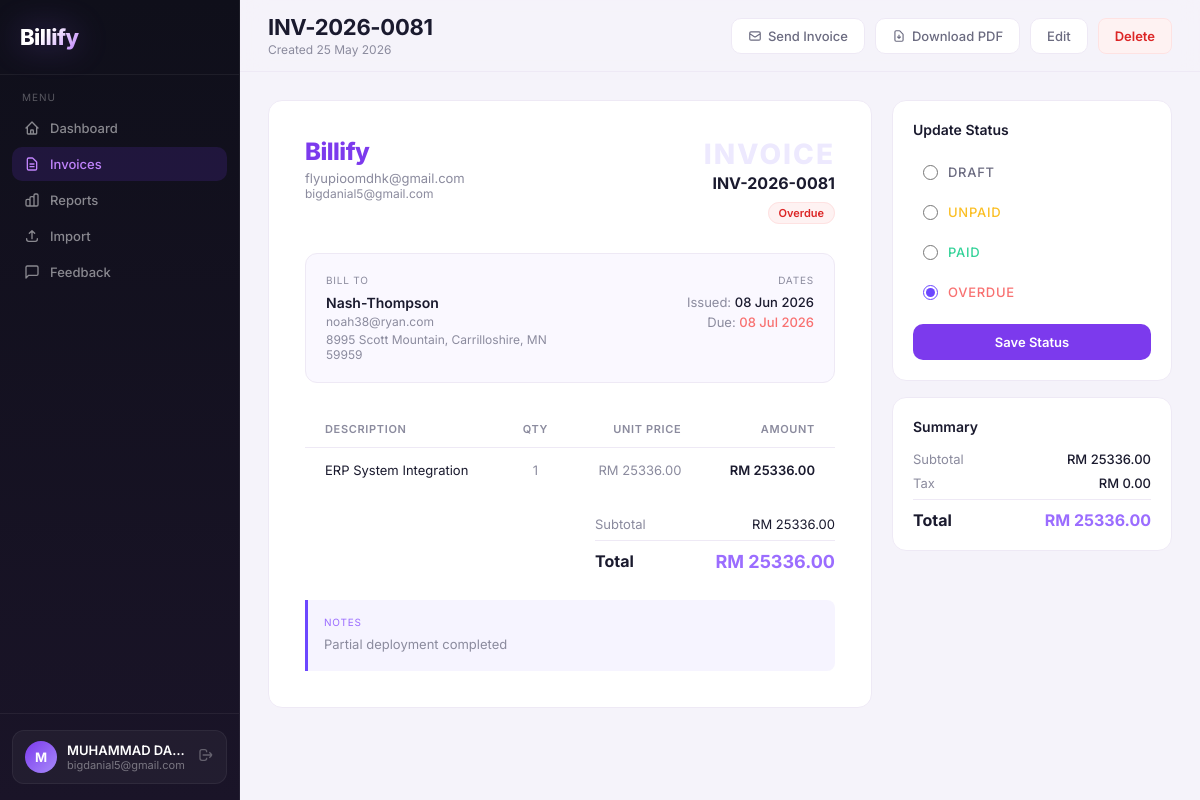
/invoices/81 (signed in), run on an earlier commit of the app's database.
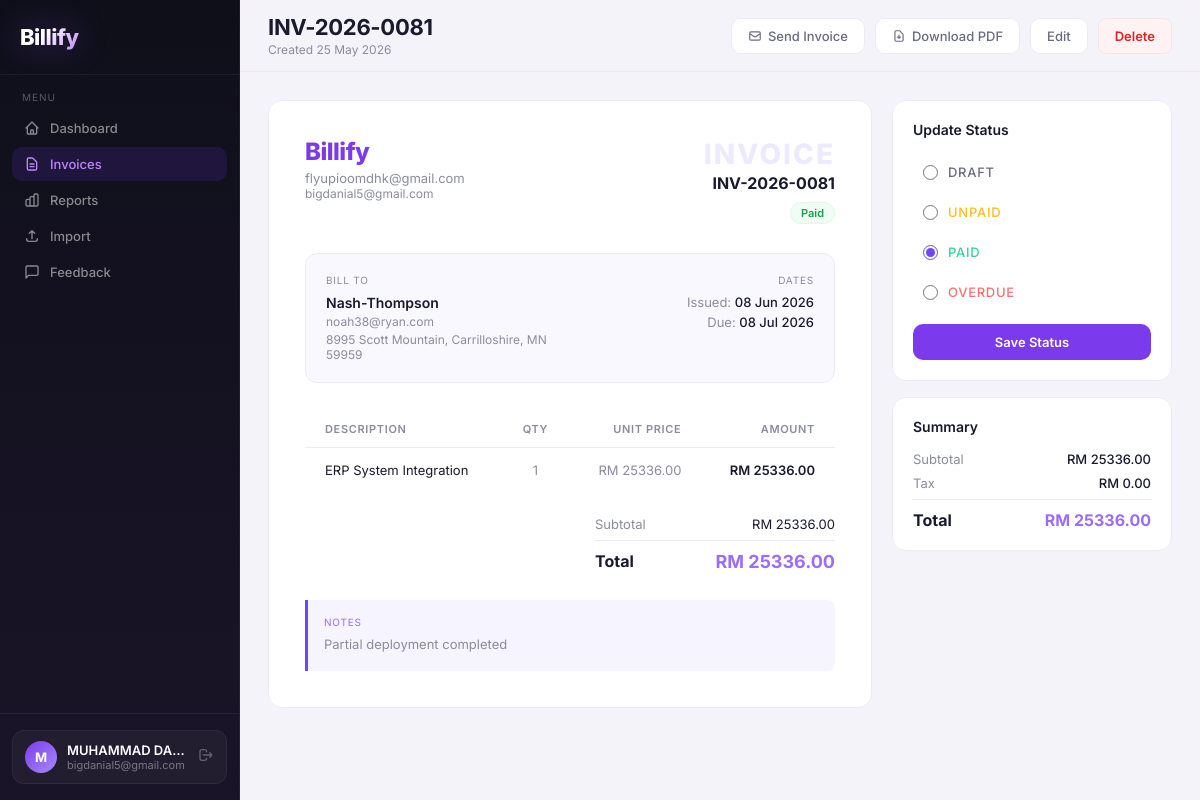
And on a later commit of the database.
### app.py (models this page shows)
class User(UserMixin, db.Model):
    id = db.Column(db.Integer, primary_key=True)
    name = db.Column(db.String(100), nullable=False)
    email = db.Column(db.String(120), unique=True, nullable=False)
    password = db.Column(db.String(200), nullable=False)
    company = db.Column(db.String(100))
    is_admin = db.Column(db.Boolean, default=False)
    is_active_account = db.Column(db.Boolean, default=True)
    created_at = db.Column(db.DateTime, default=datetime.utcnow)
    invoices = db.relationship('Invoice', backref='owner', lazy=True)

class Invoice(db.Model):
    id = db.Column(db.Integer, primary_key=True)
    invoice_number = db.Column(db.String(20), unique=True, nullable=False)
    client_name = db.Column(db.String(100), nullable=False)
    client_email = db.Column(db.String(120))
    client_address = db.Column(db.Text)
    issue_date = db.Column(db.Date, nullable=False, default=date.today)
    due_date = db.Column(db.Date, nullable=False)
    status = db.Column(db.String(20), default='Draft')
    subtotal = db.Column(db.Float, default=0.0)
    tax_percent = db.Column(db.Float, default=0.0)
    tax_amount = db.Column(db.Float, default=0.0)
    total = db.Column(db.Float, default=0.0)
    notes = db.Column(db.Text)
    user_id = db.Column(db.Integer, db.ForeignKey('user.id'), nullable=False)
    created_at = db.Column(db.DateTime, default=datetime.utcnow)
    items = db.relationship('InvoiceItem', backref='invoice', lazy=True, cascade='all, delete-orphan')

class InvoiceItem(db.Model):
    id = db.Column(db.Integer, primary_key=True)
    invoice_id = db.Column(db.Integer, db.ForeignKey('invoice.id'), nullable=False)
    description = db.Column(db.String(200), nullable=False)
    quantity = db.Column(db.Float, default=1)
    unit_price = db.Column(db.Float, default=0.0)
    amount = db.Column(db.Float, default=0.0)

### app.py (the view)
@app.route('/invoices/<int:id>')
@login_required
def view_invoice(id):
    update_overdue_invoices()
    inv = Invoice.query.filter_by(id=id, user_id=current_user.id).first_or_404()
    return render_template('invoice_view.html', invoice=inv)

### templates/invoice_view.html (shortened to what this page needs)
{% extends 'base.html' %}
{% block page_title %}{{ invoice.invoice_number }}{% endblock %}
{% block page_subtitle %}Created {{ invoice.created_at.strftime('%d %b %Y') }}{% endblock %}
{% block header_actions %}
<form method="POST" action="{{ url_for('send_invoice', id=invoice.id) }}" style="display:inline;">
  <button type="submit" onclick="return confirm('Send invoice to {{ invoice.client_email or 'client' }}?')" class="btn-secondary">
    <svg width="14" height="14" fill="none" stroke="currentColor" stroke-width="2" viewBox="0 0 24 24"><path d="M3 8l7.89 5.26a2 2 0 002.22 0L21 8M5 19h14a2 2 0 002-2V7a2 2 0 00-2-2H5a2 2 0 00-2 2v10a2 2 0 002 2z"/></svg>
    Send Invoice
  </button>
</form>
<a href="{{ url_for('download_pdf', id=invoice.id) }}" class="btn-secondary">
  <svg width="14" height="14" fill="none" stroke="currentColor" stroke-width="2" viewBox="0 0 24 24"><path d="M12 10v6m0 0l-3-3m3 3l3-3m2 8H7a2 2 0 01-2-2V5a2 2 0 012-2h5.586a1 1 0 01.707.293l5.414 5.414a1 1 0 01.293.707V19a2 2 0 01-2 2z"/></svg>
  Download PDF
</a>
<a href="{{ url_for('edit_invoice', id=invoice.id) }}" class="btn-secondary">Edit</a>
<form method="POST" action="{{ url_for('delete_invoice', id=invoice.id) }}" style="display:inline;" onsubmit="return confirm('Delete this invoice? This cannot be undone.')">
  <button type="submit" class="btn-danger" style="padding:9px 16px;font-size:13px;">Delete</button>
</form>
{% endblock %}
{% block content %}
<div style="display:grid;grid-template-columns:1fr 280px;gap:20px;" class="fade-up fade-up-1">
  <div class="card" style="padding:36px;">
    <div style="display:flex;justify-content:space-between;align-items:start;margin-bottom:32px;">
      <div>
        <span style="font-size:24px;font-weight:800;letter-spacing:-0.5px;color:#7c3aed;">Billify</span>
        <div style="font-size:13px;color:var(--muted);margin-top:4px;">{{ current_user.company or current_user.name }}</div>
        <div style="font-size:12px;color:var(--muted);">{{ current_user.email }}</div>
      </div>
      <div style="text-align:right;">
        <div style="font-size:28px;font-weight:800;color:#ede9fe;letter-spacing:2px;">INVOICE</div>
        <div style="font-size:16px;font-weight:700;color:var(--text);margin-top:2px;">{{ invoice.invoice_number }}</div>
        <div style="margin-top:8px;">
          {% if invoice.status == 'Paid' %}<span class="badge-paid">Paid</span>
          {% elif invoice.status == 'Overdue' %}<span class="badge-overdue">Overdue</span>
          {% elif invoice.status == 'Unpaid' %}<span class="badge-unpaid">Unpaid</span>
          {% else %}<span class="badge-draft">Draft</span>{% endif %}
        </div>
      </div>
    </div>
    <div style="display:grid;grid-template-columns:1fr 1fr;gap:20px;padding:20px;background:#faf8ff;border:1px solid var(--border);border-radius:12px;margin-bottom:28px;">
      <div>
        <div style="font-size:10px;color:var(--muted);text-transform:uppercase;letter-spacing:0.08em;margin-bottom:8px;">Bill To</div>
        <div style="font-weight:600;color:var(--text);font-size:14px;">{{ invoice.client_name }}</div>
        {% if invoice.client_email %}<div style="font-size:12px;color:var(--muted);margin-top:3px;">{{ invoice.client_email }}</div>{% endif %}
        {% if invoice.client_address %}<div style="font-size:12px;color:var(--muted);margin-top:3px;white-space:pre-line;">{{ invoice.client_address }}</div>{% endif %}
      </div>
      <div style="text-align:right;">
        <div style="font-size:10px;color:var(--muted);text-transform:uppercase;letter-spacing:0.08em;margin-bottom:8px;">Dates</div>
        <div style="font-size:13px;color:var(--muted);margin-bottom:4px;">Issued: <span style="color:var(--text);font-weight:500;">{{ invoice.issue_date.strftime('%d %b %Y') }}</span></div>
        <div style="font-size:13px;color:var(--muted);">Due: <span style="font-weight:500;{% if invoice.status == 'Overdue' %}color:#f87171;{% else %}color:var(--text);{% endif %}">{{ invoice.due_date.strftime('%d %b %Y') }}</span></div>
      </div>
    </div>
    <table style="margin-bottom:24px;">
      <thead>
        <tr>
          <th>Description</th>
          <th style="text-align:center;">Qty</th>
          <th style="text-align:right;">Unit Price</th>
          <th style="text-align:right;">Amount</th>
        </tr>
      </thead>
      <tbody>
        {% for item in invoice.items %}
        <tr>
          <td>{{ item.description }}</td>
          <td style="text-align:center;color:var(--muted);">{{ item.quantity|int if item.quantity == item.quantity|int else item.quantity }}</td>
          <td style="text-align:right;color:var(--muted);">RM {{ "%.2f"|format(item.unit_price) }}</td>
          <td style="text-align:right;font-weight:600;color:var(--text);">RM {{ "%.2f"|format(item.amount) }}</td>
        </tr>
        {% endfor %}
      </tbody>
    </table>
    <div style="display:flex;justify-content:flex-end;">
      <div style="width:240px;">
        <div style="display:flex;justify-content:space-between;font-size:13px;margin-bottom:8px;">
          <span style="color:var(--muted);">Subtotal</span>
          <span style="color:var(--text);">RM {{ "%.2f"|format(invoice.subtotal) }}</span>
        </div>
        <div style="display:flex;justify-content:space-between;border-top:1px solid var(--border);padding-top:10px;margin-top:4px;">
          <span style="font-weight:700;color:var(--text);">Total</span>
          <span style="font-weight:700;font-size:18px;color:#9b6dff;">RM {{ "%.2f"|format(invoice.total) }}</span>
        </div>
      </div>
    </div>
    {% if invoice.notes %}
    <div style="margin-top:28px;padding:16px;background:rgba(108,71,255,0.06);border-left:3px solid #6c47ff;border-radius:0 8px 8px 0;">
      <div style="font-size:10px;color:#9b6dff;text-transform:uppercase;letter-spacing:0.08em;margin-bottom:6px;">Notes</div>
      <div style="font-size:13px;color:var(--muted);white-space:pre-line;line-height:1.6;">{{ invoice.notes }}</div>
    </div>
    {% endif %}
  </div>
  <div style="display:flex;flex-direction:column;gap:16px;">
    <div class="card" style="padding:20px;">
      <div style="font-size:14px;font-weight:600;color:var(--text);margin-bottom:16px;">Update Status</div>
      <form method="POST" action="{{ url_for('update_status', id=invoice.id) }}">
        {% for s in ['Draft','Unpaid','Paid','Overdue'] %}
        <label style="display:flex;align-items:center;gap:10px;padding:10px;border-radius:8px;cursor:pointer;margin-bottom:4px;transition:background 0.15s;" onmouseover="this.style.background='rgba(0,0,0,0.02)'" onmouseout="this.style.background='transparent'">
          <input type="radio" name="status" value="{{ s }}" {% if invoice.status == s %}checked{% endif %} style="accent-color:#6c47ff;width:15px;height:15px;"/>
          <span style="font-size:13px;font-weight:500;
            {% if s == 'Paid' %}color:#34d399;
            {% elif s == 'Overdue' %}color:#f87171;
            {% elif s == 'Unpaid' %}color:#fbbf24;
            {% else %}color:var(--muted-light);{% endif %}">{{ s }}</span>
        </label>
        {% endfor %}
        <button type="submit" class="btn-primary" style="width:100%;margin-top:10px;justify-content:center;">Save Status</button>
      </form>
    </div>
    <div class="card" style="padding:20px;">
      <div style="font-size:14px;font-weight:600;color:var(--text);margin-bottom:16px;">Summary</div>
      <div style="display:flex;justify-content:space-between;font-size:13px;margin-bottom:8px;">
        <span style="color:var(--muted);">Subtotal</span>
        <span style="color:var(--text);font-weight:500;">RM {{ "%.2f"|format(invoice.subtotal) }}</span>
      </div>
      <div style="display:flex;justify-content:space-between;font-size:13px;margin-bottom:8px;">
        <span style="color:var(--muted);">Tax</span>
        <span style="color:var(--text);font-weight:500;">RM {{ "%.2f"|format(invoice.tax_amount) }}</span>
      </div>
      <div style="display:flex;justify-content:space-between;border-top:1px solid var(--border);padding-top:10px;margin-top:4px;">
        <span style="font-weight:700;color:var(--text);">Total</span>
        <span style="font-weight:700;font-size:16px;color:#9b6dff;">RM {{ "%.2f"|format(invoice.total) }}</span>
      </div>
    </div>
  </div>
</div>
{% endblock %}

### templates/base.html (shortened to what this page needs)
<!DOCTYPE html>
<html lang="en">
<head>
</head>
<body>
{% if current_user.is_authenticated %}
<aside style="width:240px;background:linear-gradient(180deg,#0f0f1a,#1a1428);border-right:1px solid rgba(255,255,255,0.06);position:fixed;height:100vh;display:flex;flex-direction:column;z-index:20;">
  <div style="padding:24px 20px;border-bottom:1px solid rgba(255,255,255,0.06);">
    <a href="{{ url_for('dashboard') }}" style="text-decoration:none;">
      <span style="font-size:22px;font-weight:800;letter-spacing:-0.5px;background:linear-gradient(135deg,#fff 40%,#c084fc);-webkit-background-clip:text;-webkit-text-fill-color:transparent;background-clip:text;filter:drop-shadow(0 0 16px rgba(139,92,246,0.4));">Billify</span>
    </a>
  </div>
  <nav style="flex:1;padding:16px 12px;overflow-y:auto;">
    <div style="font-size:10px;color:rgba(255,255,255,0.3);text-transform:uppercase;letter-spacing:.1em;padding:0 10px;margin-bottom:8px;">Menu</div>
    {% for route, label, endpoints, icon in nav_items %}
    <a href="{{ url_for(route) }}" style="display:flex;align-items:center;gap:10px;padding:9px 12px;border-radius:10px;text-decoration:none;font-size:13px;font-weight:500;margin-bottom:2px;transition:all .15s;{% if request.endpoint in endpoints.split(',') %}background:rgba(124,58,237,0.15);color:#c084fc;{% else %}color:rgba(255,255,255,0.5);{% endif %}">
      <svg width="16" height="16" fill="none" stroke="currentColor" stroke-width="2" stroke-linecap="round" stroke-linejoin="round" viewBox="0 0 24 24"><path d="{{ icon }}"/></svg>
      {{ label }}
    </a>
    {% endfor %}
  </nav>
  <div style="padding:16px 12px;border-top:1px solid rgba(255,255,255,0.06);">
    <div style="display:flex;align-items:center;gap:10px;padding:10px 12px;background:rgba(255,255,255,0.04);border-radius:12px;border:1px solid rgba(255,255,255,0.06);">
      <div style="width:32px;height:32px;border-radius:50%;background:linear-gradient(135deg,#7c3aed,#a78bfa);display:flex;align-items:center;justify-content:center;font-weight:700;font-size:13px;color:white;flex-shrink:0;">{{ current_user.name[0].upper() }}</div>
      <div style="flex:1;min-width:0;">
        <div style="font-size:13px;font-weight:600;color:white;overflow:hidden;text-overflow:ellipsis;white-space:nowrap;">{{ current_user.name }}</div>
        <div style="font-size:11px;color:rgba(255,255,255,0.4);overflow:hidden;text-overflow:ellipsis;white-space:nowrap;">{{ current_user.email }}</div>
      </div>
      <a href="{{ url_for('logout') }}" title="Logout" style="color:rgba(255,255,255,0.3);transition:color .2s;" onmouseover="this.style.color='#f87171'" onmouseout="this.style.color='rgba(255,255,255,0.3)'">
        <svg width="16" height="16" fill="none" stroke="currentColor" stroke-width="2" viewBox="0 0 24 24"><path d="M17 16l4-4m0 0l-4-4m4 4H7m6 4v1a3 3 0 01-3 3H6a3 3 0 01-3-3V7a3 3 0 013-3h4a3 3 0 013 3v1"/></svg>
      </a>
    </div>
  </div>
</aside>
<div style="margin-left:240px;min-height:100vh;display:flex;flex-direction:column;">
  <header style="position:sticky;top:0;z-index:10;background:rgba(245,243,250,0.85);backdrop-filter:blur(12px);border-bottom:1px solid var(--border);padding:14px 28px;display:flex;align-items:center;justify-content:space-between;">
    <div>
      <h1 style="font-size:22px;font-weight:700;color:var(--text);letter-spacing:-.3px;">{% block page_title %}{% endblock %}</h1>
      <p style="font-size:12px;color:var(--muted);margin-top:2px;">{% block page_subtitle %}{% endblock %}</p>
    </div>
    <div style="display:flex;align-items:center;gap:10px;">{% block header_actions %}{% endblock %}</div>
  </header>
  <main style="padding:28px;flex:1;">
{% endif %}
{% block content %}{% endblock %}
{% if current_user.is_authenticated %}
  </main>
</div>
{% endif %}
</body>
</html>

What changed in the data, as far as the page shows it:
changed Invoice "Nash-Thompson": status "☐ PAID" → "☑ PAID"; status "☑ OVERDUE" → "☐ OVERDUE"
Also different on the page:
text no longer shown: "Overdue"
text now shown: "Paid"
